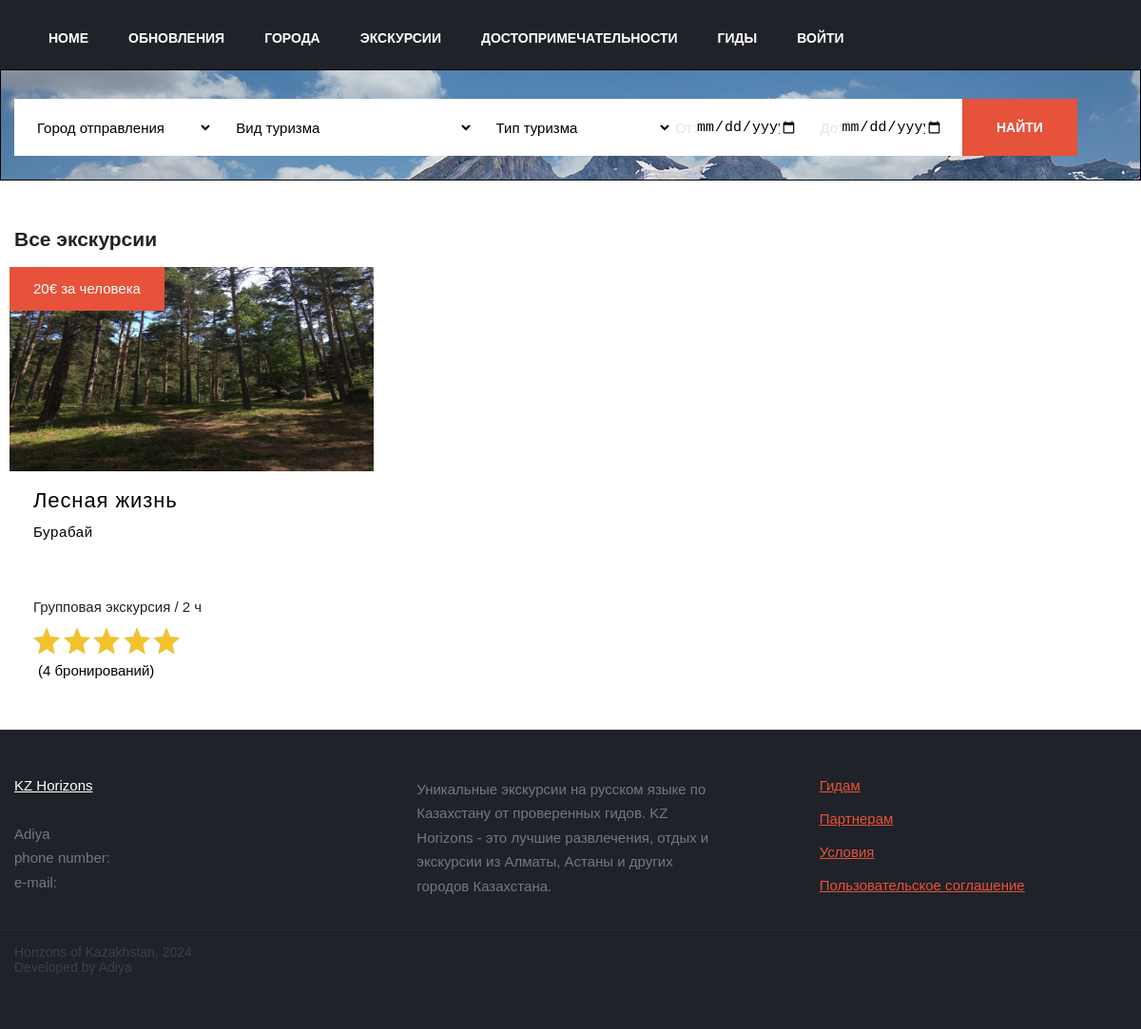
The app's page /excursions/excursions/ with its own data.
### excursions/models.py (models this page shows)
class Excursion(models.Model):
    id = models.CharField(
        default=uuid.uuid4, primary_key=True, verbose_name='ID', max_length=128
    )
    name = models.CharField(
        default='Excursion', max_length=32, blank=False
    )
    info = models.CharField(
        max_length=2048, verbose_name='Информация', blank=False
    )
    type = models.CharField(
        max_length=32, blank=False, default=exc_types[1], verbose_name='Тип экскурсии'
    )
    kind = models.CharField(
        max_length=32, blank=False, default=exc_kinds[1], verbose_name='Тип экскурсии'
    )
    people_number = models.IntegerField(
        blank=True
    )
    time = models.IntegerField(
        verbose_name='Duration', blank=False
    )
    city = models.ForeignKey(
        City, on_delete=models.CASCADE
    )
    guide = models.CharField(
        max_length=64
    )
    transport = models.CharField(
        max_length=32, choices=transport, blank=False, default=transport[2], verbose_name='Транспорт'
    )
    price = models.IntegerField(
        verbose_name='Цена'
    )
    program = models.CharField(
        max_length=512, verbose_name='Программа', blank=False
    )
    attractions = models.ManyToManyField(
        Attraction
    )
    photo = models.CharField(
        max_length=128, default='img/images/no-photo.jpg'
    )
    datetime = models.DateTimeField(
        auto_now=False, auto_now_add=False, blank=True
    )
    created = models.DateTimeField(
        auto_now=False, auto_now_add=True,
    )
    clients_count = models.IntegerField(
        default=0
    )
    is_available = models.BooleanField(
        default=True
    )
    is_past = models.BooleanField(
        default=False
    )

### cities/models.py (models this page shows)
class City(models.Model):
    id = models.CharField(
        default=uuid.uuid4, primary_key=True, verbose_name='ID', max_length=128
    )
    name = models.CharField(
        max_length=32, blank=False
    )
    info = models.CharField(
        max_length=2048, verbose_name='Информация', blank=False
    )
    region = models.CharField(
        max_length=128, blank=False, default='none'
    )
    photo = models.CharField(
        max_length=128, blank=True
    )

### excursions/views.py (the view)
# urls.py: path('excursions/', excursions, name='excursions'),
def excursions(request):
    auth = True if request.session.get('is_authorized') else False
    context = {
        'cities' : City.objects.all(),
        'auth' : auth,
        'exc_kinds' : exc_kinds,
        'exc_types' : exc_types,
    }
    if request.method == 'POST':
        exc_type = request.POST.get('exc_type')
        print(exc_type)
        exc_kind = request.POST.get('exc_kind')
        city = request.POST.get('city')
        date_from = request.POST.get('date_from')
        date_to = request.POST.get('date_to')
        date_from = datetime.strptime(date_from, "%Y-%m-%d").date()
        date_to = datetime.strptime(date_to, "%Y-%m-%d").date()
        excursions = Excursion.objects.filter(kind=exc_kind, type=exc_type, city=City.objects.get(id=city), is_past=False, is_available=True)
        exs = Excursion.objects.all()
        print(exs)
        print(exs[0].type, exs[0].kind, exs[0].city)
        print(excursions)
        excs = []
        for exc in excursions:
            print(exc.datetime, date_from, date_to)
            if exc.datetime and exc.type==exc_type and exc.kind==exc_kind and exc.city.pk==city and date_from <= exc.datetime.date() <= date_to:
                excs.append(exc)
        excursions = []
        for exc in excs:
            excursions.append([exc, int(User.objects.get(id=exc.guide).rating)*20, len(Booking.objects.filter(excursion=exc.id))])
        context.update({
            'excursions' : excursions
        })
        print(excs)
    else:
        excursions = Excursion.objects.filter(is_available=True, is_past=False)
        excs = []
        for exc in excursions:
            excs.append([exc, int(User.objects.get(id=exc.guide).rating)*20, len(Booking.objects.filter(excursion=exc.id))])
        context.update({
            'excursions' : excs,
        })
    return render(request, 'excursions.html', context)

### excursions/templates/excursions.html (shortened to what this page needs)
{% extends "layout/basic.html" %}
{% load static %}
{% block links %}
<link rel="stylesheet" href="{% static 'styles/index.css' %}">
{% endblock %}
{% block content %}
<div class="search-form-container">
    <div class="container">
    <form action="" class="search flex" method="POST">
    <div>
    <div class="flex">
        <label class="form-label search-city">
            <select name="city" id="city" class="form-control form-control-big control-block chosen-search-show">
                <option value="" disabled selected>Город отправления</option>
            </select>
        </label>
        <label class="search-direction">
            <select name="exc_kind" id="direction_name" class="form-control form-control-big control-block chosen-search-show">
                <option value="" disabled selected>Вид туризма</option>
            </select>
        </label>
        <label class="form-label search-type">
            <select name="exc_type" id="type" class="form-control form-control-big control-block chosen">
                <option value="" disabled selected>Тип туризма</option>
            </select>
        </label>
        <label class="form-label search-from">
            <input type="date" name="date_from" id="date_from" class="form-control form-control-big datepicker-e">
        </label>
        <label class="form-label search-to">
            <input type="date" id="date_to" name="date_to" class="form-control form-control-big datepicker-e">
        </label>
    </div>
    </div>
        <div class="search-btn">
            <input type="submit" value="Найти" class="btn btn-big btn-red btn-block">
        </div>
    </form>
</div>
</div>
<div class="excursions-container">
    <div class="container">
<h2>Все экскурсии</h2>
<ul class="excursions-list excursions-list-main rating-large" id="excursions-list">
    {% for excursion in excursions %}
    <li class="excursions-list-item">
        <a href="{% url 'excursion' excursion.0.id %}" class="excursions-item flex direction-column">
            <div class="flex excursions-head" style="background-image: url('{% static excursion.0.photo %}'); background-size: 100% 100%">
                <div class="w100">
                    <div class="left-pallet">
                        <span class="excursions-price">{{ excursion.0.price }}&euro; за человека</span>
                    </div>
                </div>
            </div>
            <div class="flex j-c-space-between direction-column">
                <div class="excursions-title">
                    <span class="excursions-name">{{ excursion.0.name }}</span>
                    <span class="excursions-location">{{ excursion.0.city.name }}</span>
                </div>
                <div class="excursions-footer">
                    <div class="excursions-type c-yellow">{{ excursion.0.type }} экскурсия / {{ excursion.0.time }} ч</div>
    <div class="excursions-rate rating-large">
    <div class="rating-stars">
    <div class="rating-content">
        <div class="rating-stars-disabled">
        </div>
        <div class="rating-stars-active" style="width: {{ excursion.1 }}%">
            <div class="rating-star"></div>
            <div class="rating-star"></div>
            <div class="rating-star"></div>
            <div class="rating-star"></div>
            <div class="rating-star"></div>
        </div>
    </div>
    </div>
                        <span class="rating-count">
                            <span class="nowrap">({{ excursion.2 }} бронирований)</span>
                        </span>
                    </div>
                </div>
            </div>
        </a>
    </li>
    {% endfor %}
</ul>
{% endblock %}

### users/static/styles/css/headfooter.css (style rules this page uses)
html { font-family: museo-sans,sans-serif }
.cities,.navigation ul,.profile-nav ul,footer nav ul,ul { list-style: none }
* { box-sizing: border-box; }
body,html { width: 100%; height: 100%; font-size: 14px; font-weight: 400; position: relative; margin: 0; padding: 0; color: #202229 }
body { padding-top: 80px; }
.container { position: relative; margin: 0 auto; max-width: 1190px; padding: 0 10px }

### users/static/styles/style.css (style rules this page uses)
.flex { display: -webkit-flex!important; }
.direction-column { flex-direction: column }
.j-c-space-between { justify-content: space-between }
.cities,.navigation ul,.profile-nav ul,footer nav ul,ul { list-style: none }
body { padding-top: 80px; }

### users/static/styles/index.css (style rules this page uses)
.cities,.navigation ul,.profile-nav ul,footer nav ul,ul { list-style: none }
.flex { display: -webkit-flex!important; }
.direction-column { flex-direction: column }
.j-c-space-between { justify-content: space-between }
.btn { display: inline-block; height: 50px; border: 2px solid #202229; color: #202229; font-weight: 400; font-size: 1.07142857rem; padding: 0 36px; background: 0 0; text-decoration: none; transition: .1s; text-align: center }
.btn.btn-big { height: 60px; font-size: 1rem }
.btn.btn-red { background: #e6523a; border: none; text-transform: uppercase; color: #fff; font-weight: 600 }
.rating-stars,.rating-count { display: flex; align-items: center; flex-wrap: wrap }
.rating-count { color: #b4b4b6; font-size: 1.07142857rem; margin-top: 5px; margin-left: 5px; position: relative; top: 1px }
.rating-content { display: inline-block; position: relative; white-space: nowrap; font-size: 0; margin: 3px 0 }
.rating-stars-active { overflow: hidden; position: absolute; top: 0; left: 0 }
.rating-stars-active .rating-star { background: url(../img/rating-star-active-small.svg) center center no-repeat }
.rating-star { width: 14px; height: 14px; display: inline-block; vertical-align: middle; margin-right: 3.5px; background-position: center; background-size: contain; background-repeat: no-repeat }
.rating-large .rating-star { width: 28px; height: 28px }
.chosen-search-input,.form-control { background-color: #fff; border: none; min-height: 50px; padding: 0 20px; font-size: 1.07142857rem; height: 60px; }
.chosen-search-input.control-block,.form-control.control-block { display: block; width: 100%; height: 60px; }
.excursions-list { display: flex; flex-wrap: wrap; justify-content: flex-start; margin: 0 -10px; padding: 0; list-style: none }
.excursions-item { max-width: 400px }
.excursions-list-item { width: 100%; margin: 0; max-width: none; flex: none }
.excursions-price { display: inline-block; padding: 14px 25px; margin: 0 0 10px; background: #e6523a; color: #fff; font-weight: 400; line-height: 1.2; font-size: 1.07142857rem }
.excursions-list-item { width: 33%; min-width: 320px; max-width: 400px; padding: 0 5px; margin: 0 .33% 0 0; display: flex }
.excursions-item { display: block; max-width: 400px; width: 100%; background: #fff; color: #202229; text-decoration: none!important; transition: .1s; margin: 0 auto 30px; position: relative }
.excursions-head { position: relative; min-height: 215px; background-color: #c3c5cd }
.excursions-title { padding: 18px 25px 170px }
.excursions-name { font-size: 1.57142857rem; display: block; letter-spacing: .9px; line-height: 1.2; word-wrap: break-word; font-weight: 500; color: #000 }
.excursions-location { font-size: 1.07142857rem; color: #000; display: block; margin-top: 10px; letter-spacing: .6px; font-weight: 500 }
.excursions-footer { padding: 5px 25px 25px; display: flex; flex-direction: column; position: absolute; bottom: 0; left: 0; width: 100% }
.excursions-footer .excursions-type { margin-bottom: 10px }
.excursions-rate .rating-count { color: #000; font-weight: 500 }
.excursions-type { font-weight: 500; font-size: 15px }
.search-form-container { background: rgba(0,0,0,.4); padding: 30px 0 10px }
.search .form-label { margin-bottom: 15px }
.search-city,.search-type { width: 100%; max-width: 21% }
.search-direction { width: 100%; max-width: 28.4% }
.search-from,.search-to { position: relative; width: 100%; min-width: 105px; max-width: 15.3% }
.datepicker-e { width: 100%; padding-left: 25px; background-position: right 5px center }
.search-from::before,.search-to::before { content: 'От:'; display: inline-block; position: absolute; top: 50%; transform: translateY(-50%); left: 3px; font-size: 1.07142857rem; color: #e5e5e7 }
.search-to::before { content: 'До:' }

### records on screen
Excursion: photo (picture), price "20", name "Лесная жизнь", city.name "Бурабай", type "Групповая", time "2", {{ excursion.1 }} 100 (drawn), excursion "4"
